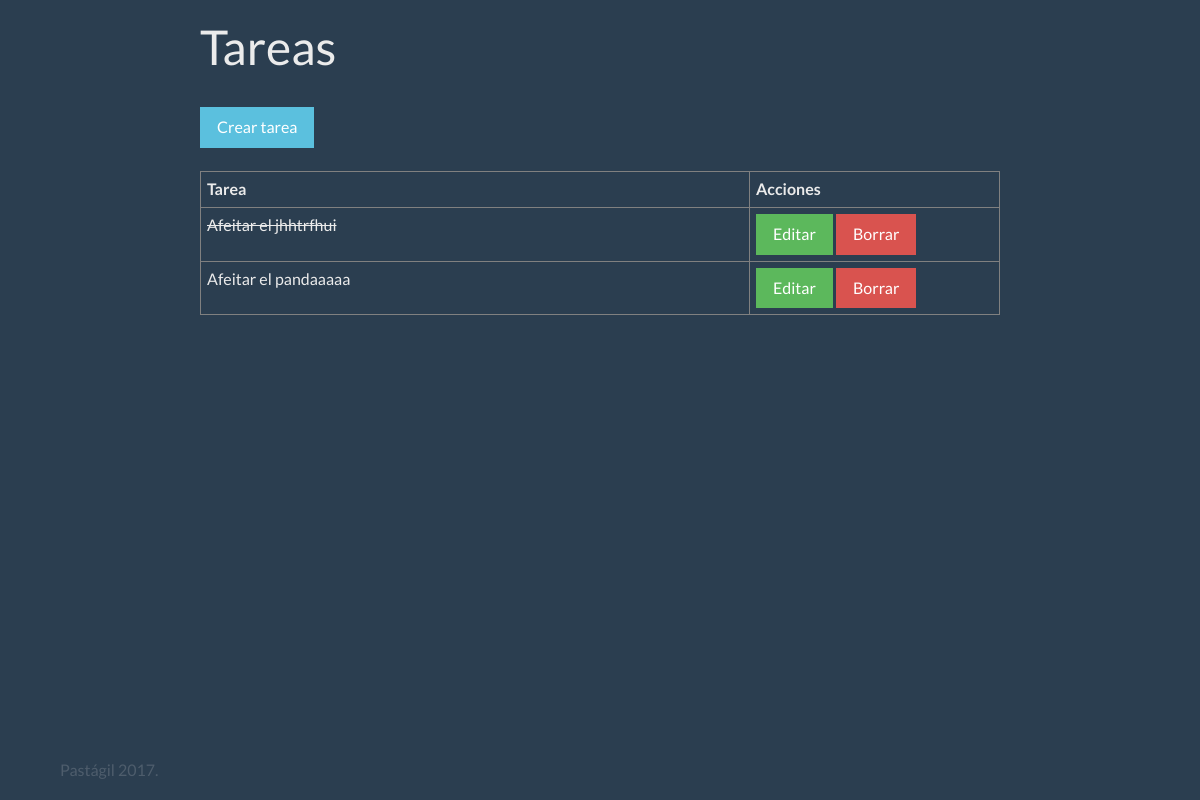
The page / on the database its author committed.
### tasklist/models.py (models this page shows, shortened)
class Task(models.Model):
    description = models.CharField(max_length=200, blank=True, null=True, verbose_name = 'Descripción')
    complete = models.BooleanField(default=False, verbose_name = 'Completada')

### tasklist/views.py (the view)
# urls.py: url(r'^$', TaskListView.as_view(), name='task_list'),
class TaskListView(ListView):
    model = Task
    template_name = "tasklist/task_list.html"
    context_object_name = "tasks"

### tasklist/templates/tasklist/task_list.html (shortened to what this page needs)
{% extends 'base.html' %}
{% block content %}
<h1>Tareas</h1>
<br>
<a class="btn btn-info" href="{% url 'tasklist:task_create' %}">Crear tarea</a>
<br><br>
<table class="table table-bordered">
    <tr>
        <th>Tarea</th>
        <th style="width: 250px;">Acciones</th>
    </tr>
    {% for task in tasks %}
    <tr>
        <td>
            {% if task.complete %}
                <del>{{ task.description }}</del>
            {% else %}
                {{ task.description }}
            {% endif %}
        </td>
        <td>
            <a class="btn btn-success" href="{% url 'tasklist:task_edit' task.id %}">Editar</a>
            <a class="btn btn-danger" href="{% url 'tasklist:task_delete' task.id %}">Borrar</a>
        </td>
    </tr>
    {% endfor %}
</table>
{% endblock %}

### tasklist/templates/base.html (style rules this page uses)
* { font-size: 16px !important; }
h1 { font-size: 48px !important; }
.table-bordered>tbody>tr>th, .table-bordered>tbody>tr>td { border-color: grey !important; }

### rows shown on the page
Task: description "Afeitar el jhhtrfhui"
Task: description "Afeitar el pandaaaaa"
